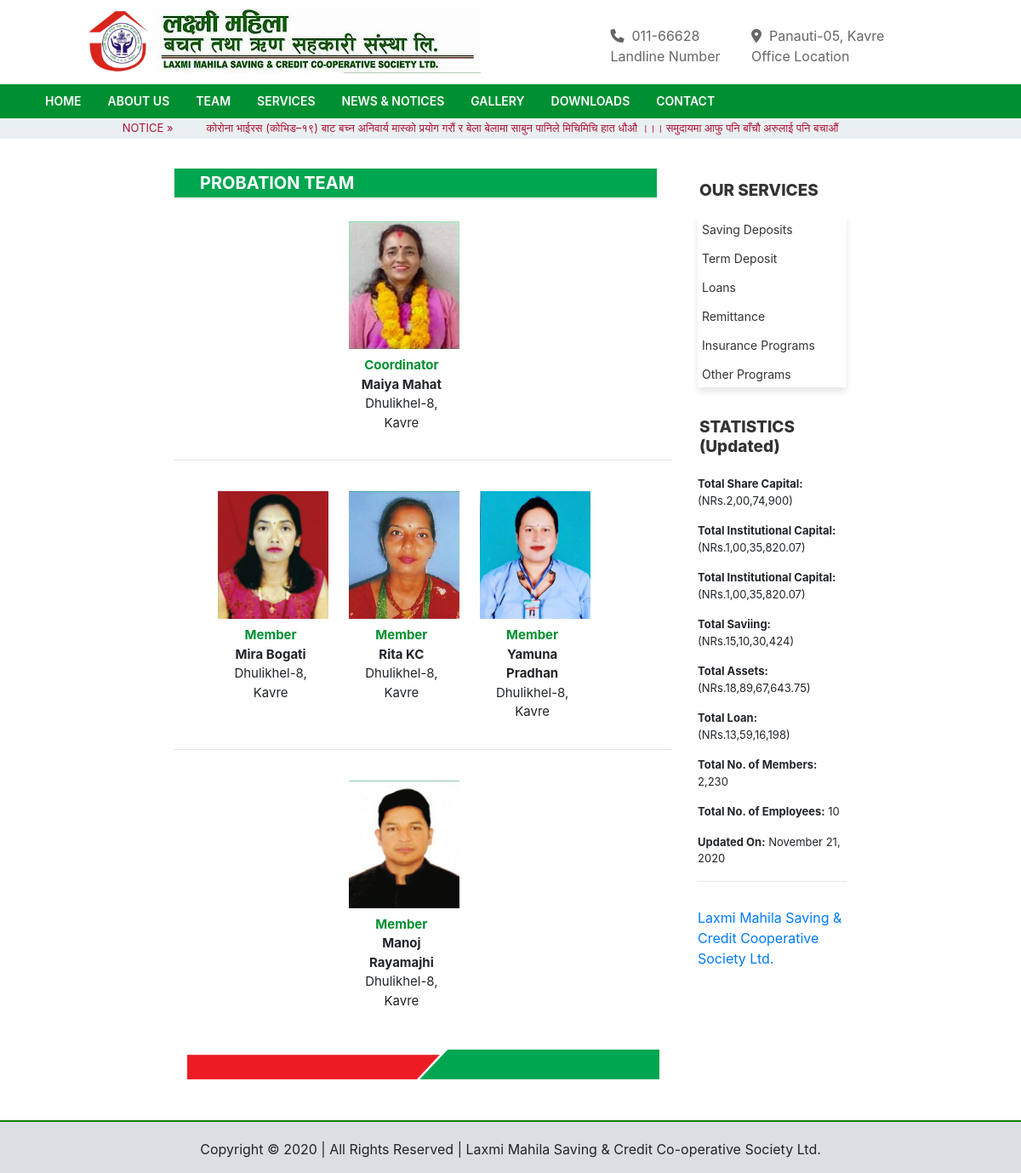
The page /probesan_team.html on the database its author committed.
### first/models.py (models this page shows, shortened)
class ScrollNews(models.Model):
    content = models.CharField(max_length=1000)

class Statistic(models.Model):
    total_share_capital = models.CharField(max_length=500)
    total_institutional_capital = models.CharField(max_length=500)
    total_saving = models.CharField(max_length=500)
    total_assets = models.CharField(max_length=500)
    total_loan = models.CharField(max_length=500)
    total_members = models.CharField(max_length=500)
    total_employees = models.CharField(max_length=500)
    data_updated_on = models.DateTimeField(default=timezone.now)

### first/views.py (the view)
# urls.py: path('probesan_team.html', views.probesan_team, name='probesan_team'),
def probesan_team(request):
    context = {
        'scrollnews': ScrollNews.objects.all(),
        'statistics': Statistic.objects.all(),
    }
    return render(request, 'probesan_team.html', context)

### templates/probesan_team.html (shortened to what this page needs)
{% extends "base.html" %}
{% load static %}
  {% block scripts %}
  <link rel="stylesheet" type="text/css" href="{% static 'team.css' %}">
  {% endblock %}
  {% block base1 %}
  <div class="team">
    <h5>PROBATION TEAM</h5>
    <div class="teams-photos text-center">
      <div class="row">
        <div class="col-lg-4 col-md-4"></div>
        <div class="col-lg-3 col-md-3">
          <img id="comittee-image" src="/media/comittee/maiya_mahat.jpg">
          <p id="descp"><strong id="position">Coordinator</strong><br><strong>Maiya Mahat</strong><br>Dhulikhel-8,
            Kavre<br></p>
        </div>
        <div class="col-lg-4 col-md-4"></div>
      </div>
      <hr>
      <div class="row">
        <div class="col-lg-1 col-md-1"></div>
        <div class="col-lg-3 col-md-3">
          <img id="comittee-image" src="/media/comittee/mira_bogati.jpg">
          <p id="descp"><strong id="position">Member</strong><br><strong>Mira Bogati</strong><br>Dhulikhel-8,
            Kavre<br></p>
        </div>
        <div class="col-lg-3 col-md-3">
          <img id="comittee-image" src="/media/comittee/rita_kc.jpg">
          <p id="descp"><strong id="position">Member</strong><br><strong>Rita KC</strong><br>Dhulikhel-8,
            Kavre<br></p>
        </div>
        <div class="col-lg-3 col-md-3">
          <img id="comittee-image" src="/media/comittee/yamuna_pradhan.jpg">
          <p id="descp"><strong id="position">Member</strong><br><strong>Yamuna Pradhan</strong><br>Dhulikhel-8,
            Kavre<br></p>
        </div>
        <div class="col-lg-2 col-md-2 "></div>
      </div>
      <hr>
      <div class="row">
        <div class="col-lg-4 col-md-4"></div>
        <div class="col-lg-3 col-md-3">
          <img id="comittee-image" src="/media/comittee/manoj_rayamajhi.jpg">
          <p id="descp"><strong id="position">Member</strong><br><strong>Manoj Rayamajhi</strong><br>Dhulikhel-8,
            Kavre<br></p>
        </div>
        <div class="col-lg-4 col-md-4"></div>
      </div>
      <img id="bottom-img" src="/media/bottom.png">
    </div>
  </div>
  {% endblock %}

### templates/base.html (shortened to what this page needs)
<!DOCTYPE html>
<html lang="en">
<head>
  {% load static %}
  <link rel="stylesheet" href="{% static 'bootstrap/css/bootstrap.min.css' %}" type="text/css">
  <link rel="stylesheet" href="https://cdnjs.cloudflare.com/ajax/libs/font-awesome/4.7.0/css/font-awesome.min.css">
  <link rel="stylesheet" href="{% static 'animations/animate.css' %}">
  <link rel="stylesheet" type="text/css" href="{% static 'main.css' %}">
  <link rel="stylesheet" href="https://cdnjs.cloudflare.com/ajax/libs/baguettebox.js/1.10.0/baguetteBox.min.css">
  {% block scripts %}
  {% endblock %}
</head>
<body>
  <section id="banner">
    <div class="row row1">
      <div class="col-lg-1 col-md-1"></div>
      <div class="col-lg-5 col-md-5">
        <img src="/media/logo.jpg" style="width: 15%; height: 90%; position: relative;">
        <img src="/media/banner.jpg" style="width: 80%; height: 90%;">
      </div>
      <div class="col-lg-1 col-md-1"></div>
      <div class="col-lg-5 col-md-5 location">
        <ul class="header-address" style="list-style-type: none;">
          <li id="phone"><i class="fas fa-phone" aria-hidden="true"></i>&nbsp;&nbsp;011-66628<br><span>Landline
              Number</span></li>&emsp;&emsp;
          <li id="phone"><i class="fas fa-map-marker-alt" aria-hidden="true"></i>&nbsp;&nbsp;Panauti-05,
            Kavre<br><span>Office Location</span></li>
        </ul>
      </div>
    </div>
  </section>
  <section id="nav-bar">
    <nav class="navbar navbar-expand-lg sticky-top">
      <div class="container">
        <div class="collapse navbar-collapse" id="navbarSupportedContent">
          <ul class="navbar-nav">
            <li class="nav-item">
              <a class="nav-link" href="{% url 'homepage' %}">HOME <span class="sr-only">(current)</span></a>
            </li>
            <li class="nav-item dropdown">
              <a class="nav-link dropdown-toggle" href="#" id="navbarDropdown" role="button" data-toggle="dropdown"
                aria-haspopup="true" aria-expanded="false">
                ABOUT US
              </a>
            </li>
            <li class="nav-item dropdown">
              <a class="nav-link dropdown-toggle" href="#" id="navbarDropdown" role="button" data-toggle="dropdown"
                aria-haspopup="true" aria-expanded="false">
                TEAM
              </a>
            </li>
            <li class="nav-item dropdown">
              <a class="nav-link dropdown-toggle" href="#" id="navbarDropdown" role="button" data-toggle="dropdown"
                aria-haspopup="true" aria-expanded="false">
                SERVICES
              </a>
            </li>
            <li class="nav-item">
              <a class="nav-link" href="{% url 'notice' %}">NEWS & NOTICES</a>
            </li>
            <li class="nav-item dropdown">
              <a class="nav-link dropdown-toggle" href="#" id="navbarDropdown" role="button" data-toggle="dropdown"
                aria-haspopup="true" aria-expanded="false">
                GALLERY
              </a>
            </li>
            <li class="nav-item dropdown">
              <a class="nav-link dropdown-toggle" href="#" id="navbarDropdown" role="button" data-toggle="dropdown"
                aria-haspopup="true" aria-expanded="false">
                DOWNLOADS
              </a>
            </li>
            <li class="nav-item">
              <a class="nav-link" href="{% url 'contact' %}">CONTACT</a>
            </li>
          </ul>
        </div>
      </div>
    </nav>
  </section>
  <div class="sctxt row">
    <div class="col-lg-1"></div>
    <div class="col-lg-1 col-md-1">
      <p>NOTICE &raquo;</p>
    </div>
    <div class="col-lg-8 col-md-9">
      <div class="scrolling-text">
        {% for s in scrollnews %}
        <a href="{% url 'notice' %}">
          <marquee behavior="scroll" direction="left" scrollamount="10" loop="-1" onmouseover="this.stop()"
            onmouseout="this.start()">
            <p>{{s.content}}</p>
          </marquee>
        </a>
        {% endfor %}
      </div>
    </div>
    <div class="col-lg-2 col-md-2"></div>
  </div>
  <div class="main-part">
    <div class="row">
      <div class="col-lg-2 col-md-1"></div>
      <div class="col-lg-6  col-md-7 photos">
        {% block base1 %}
        {% endblock %}
      </div>
      <div class="col-lg-2 col-md-3 side">
        <div class="service-mini">
          <h2>OUR SERVICES</h2>
          <ul>
            <a href="{% url 'savings' %}">
              <li>Saving Deposits</li>
            </a>
            <a href="{% url 'term' %}">
              <li>Term Deposit</li>
            </a>
            <a href="{% url 'loans' %}">
              <li>Loans</li>
            </a>
            <a href="{% url 'remittance' %}">
              <li>Remittance</li>
            </a>
            <a href="{% url 'insurance' %}">
              <li>Insurance Programs</li>
            </a>
            <a href="{% url 'other_programs' %}">
              <li>Other Programs</li>
            </a>
          </ul>
        </div>
        <div class="service-mini">
          {% for stat in statistics %}
          <h2>STATISTICS (Updated)</h2>
          <div class="info">
            <p><span class="blinking">Total Share Capital:</span> (NRs.{{stat.total_share_capital}})</p>
            <p><span class="blinking">Total Institutional Capital:</span> (NRs.{{stat.total_institutional_capital}})</p>
            <p><span class="blinking">Total Institutional Capital:</span> (NRs.{{stat.total_institutional_capital}})</p>
            <p><span class="blinking">Total Saviing:</span> (NRs.{{stat.total_saving}})</p>
            <p><span class="blinking">Total Assets:</span> (NRs.{{stat.total_assets}})</p>
            <p><span class="blinking">Total Loan:</span> (NRs.{{stat.total_loan}})</p>
            <p><span class="blinking">Total No. of Members:</span> {{stat.total_members}}</p>
            <p><span class="blinking">Total No. of Employees:</span> {{stat.total_employees}}</p>
            <p><span class="blinking">Updated On:</span> {{stat.data_updated_on|date:"F d, Y"}}</p>
          </div>
          {% endfor %}
          <hr>
        </div>
        <div class="facebook">
          <div class="fb-page"
            data-href="https://www.facebook.com/Laxmi-Mahila-Saving-Credit-Cooperative-Society-Ltd-609751152431843"
            data-tabs="timeline" data-width="300" data-height="300" data-small-header="true"
            data-adapt-container-width="true" data-hide-cover="false" data-show-facepile="true">
            <blockquote
              cite="https://www.facebook.com/Laxmi-Mahila-Saving-Credit-Cooperative-Society-Ltd-609751152431843"
              class="fb-xfbml-parse-ignore"><a
                href="https://www.facebook.com/Laxmi-Mahila-Saving-Credit-Cooperative-Society-Ltd-609751152431843">Laxmi
                Mahila Saving &amp; Credit Cooperative Society Ltd.</a></blockquote>
          </div>
        </div>
      </div>
      <div class="col-lg-2 col-md-1"></div>
    </div>
  </div>
  <footer>
    <center>
      <p style="padding-top: 20px;">Copyright &copy;
        <script>document.write(new Date().getFullYear()); </script> | All Rights Reserved | Laxmi Mahila Saving & Credit
        Co-operative Society Ltd.</p>
    </center>
  </footer>
</body>

### static/main.css (style rules this page uses)
* { margin: 0; padding: 0; }
body { position: relative; overflow-x: hidden; }
#banner { padding-top: 10px; padding-bottom: 5px;; }
#nav-bar { position: sticky; top: 0; z-index: 9999; }
#phone { color: #666; padding-top: 20px; }
.location li { display: inline-block; }
.navbar { background-color: #019031; }
.navbar-nav li { padding-right: 15px; position: relative; }
.navbar-nav a { color: #fff !important; font-weight: 600; float: right; text-align: left; font-size: 14px; line-height: 8px; }
footer { position: absolute; width: 100%; bottom: -20px; border-top: 0.15em solid green; background-color: #DAE0E2; }
.dropdown-toggle::after { content: none; }
.sctxt p { font-size: 13px; padding-top: 2px; padding-bottom: 2px; color: #AE1438; }
.sctxt { padding-left: 45px; }
.sctxt { height: 24px; background-color: #EAF0F1; }
.main-part { padding-bottom: 90px; padding-top: 30px; }
.service-mini { padding-top: 10px; }
.service-mini p { font-size: 13px; }
.service-mini a { text-decoration: none; }
.service-mini .info { padding-top: 5px; }
.service-mini h2 { color: #333; padding: 10px 2px; font-size: 19px; font-weight: 800; position: relative; }
.service-mini ul { position: relative; box-shadow: 0 5px 8px rgba(0,0,0,.1); }
.service-mini ul li { font-size: 14px; list-style: none; padding: 5px; margin-bottom: 3px; width: 100%; background: #fff; color: #333; transition: transform 0.5s; }
.facebook { margin-top: 30px; }
.blinking { font-weight: bold; animation:blinkingText 1.1s infinite; }

### static/team.css (style rules this page uses)
.team { padding-top: 5px; }
.team h5 { color: #fff; padding: 5px 2px; padding-left: 30px; font-weight: 700; position: relative; background-image: url(/media/top.png); width: 97%; }
#comittee-image { margin-bottom: 8px; margin-top: 20px; width: 130px; height: 150px; }
#bottom-img { width: 95%; height: 65px; padding-top: 30px; }
#position { color: #019031; }
#descp { font-size: 15px; }

### rows shown on the page
ScrollNews: content "कोरोना भाईरस (कोभिड–१९) बाट बच्न अनिवार्य मास्को प्रयोग गरौं र बेला बेलामा साबुन पानिले मिचिमिचि हात धौऔ ।।। समुदायमा आफु पनि बाँचौ अरुलाई पनि बचाऔं"
Statistic: total_share_capital "2,00,74,900", total_institutional_capital "1,00,35,820.07", total_saving "15,10,30,424", total_assets "18,89,67,643.75", total_loan "13,59,16,198", total_members "2,230", total_employees "10", data_updated_on "November 21, 2020"
